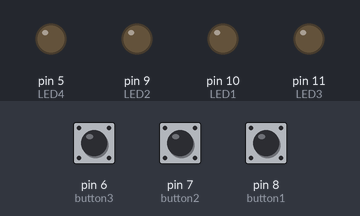
The sketch below on a simulated Arduino Uno, built with avr-gcc and run on an emulated ATmega328P. Parts: output pins drawn as LEDs (lit = HIGH). The test bench sets the inputs (shaded band); at power-on: pin 6 (button3) LOW, pin 7 (button2) LOW, pin 8 (button1) LOW. Random numbers use the default seed unless the sketch sets one.

Above: at 3.8 s.
3.9 s: pin 6 (button3) pulled HIGH for 1.8 s
At 4.9 s:
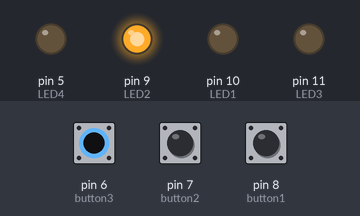
8.5 s: pin 7 (button2) pulled HIGH for 1.8 s
At 10.2 s:
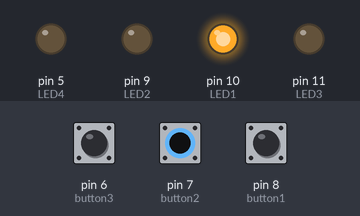
12.5 s: pin 8 (button1) pulled HIGH for 1.8 s
At 14.5 s:
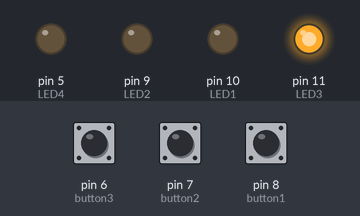
16.5 s: pin 8 (button1) pulled HIGH for 3.2 s
At 21.4 s:
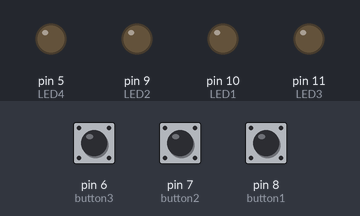
22.5 s: pin 6 (button3) pulled HIGH for 3.2 s
At 24.5 s:
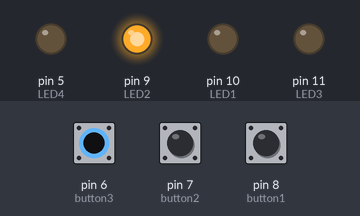
28.0 s: pin 6 (button3) driven HIGH and pin 7 (button2) driven HIGH and pin 8 (button1) driven HIGH
At 30.3 s:
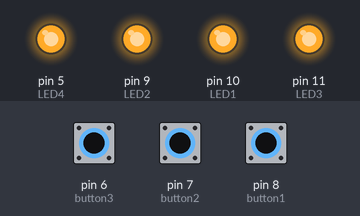
Timing chart, 0 to 31.8 s (numbered marks = the images above; inputs shaded):
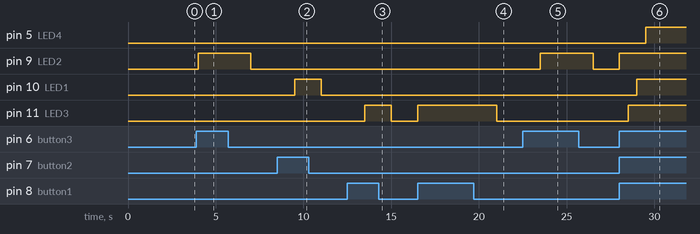

The sketch:

ButtonTest.ino
```cpp
int buttonPressed1 = 0;
int buttonPressed2 = 0;
int buttonPressed3 = 0;
int LED1 = 10;
int LED2 = 9;
int LED3 = 11;
int LED4 = 5;
int button1 = 8;
int button2 = 7;
int button3 = 6;
int loopDone = 0;


int randomBetween()
{
  int randomBetween = rand() % 3 + 9;
  return randomBetween;
}


//int firstLight = randomBetween();
//int firstLight = 9;
void setup()
{
  pinMode(button1, INPUT);
  pinMode(button2, INPUT);
  pinMode(button3, INPUT);
  pinMode(LED1, OUTPUT);
  pinMode(LED2, OUTPUT);
  pinMode(LED3, OUTPUT);
  pinMode(LED4, OUTPUT);
  Serial.begin(9600);
}

void loop()
{
  //Serial.print(randomBetween());
  /**
  while(loopDone < 1)
  {
    digitalWrite(firstLight,HIGH);
    loopDone++;
  }
  if(loopDone >= 1)
  {
    delay(1000);
    digitalWrite(firstLight, LOW);
  }
  */
  /**while(loopDone < 1)
  {
    digitalWrite(LED1, HIGH);
    digitalWrite(LED2, HIGH);
    digitalWrite(LED3, HIGH);
    loopDone++;
  }
  if(loopDone >= 1)
  {
    delay(1000);
    digitalWrite(LED1, LOW);
    digitalWrite(LED2, LOW);
    digitalWrite(LED3, LOW);
  }
  */
  buttonPressed1 = digitalRead(button1);
  if(buttonPressed1 == HIGH)
  {
    digitalWrite(LED3, HIGH);
  }
  else
  {
    digitalWrite(LED3, LOW);
  }
  delay(500);
  buttonPressed2 = digitalRead(button2);
  if(buttonPressed2 == HIGH)
  {
    digitalWrite(LED1, HIGH);
  }
  else
  {
    digitalWrite(LED1, LOW);
  }
  delay(500);
  buttonPressed3 = digitalRead(button3);
  if(buttonPressed3 == HIGH)
  {
    digitalWrite(LED2, HIGH);
  }
  else
  {
    digitalWrite(LED2, LOW);
  }
  if(buttonPressed1 == HIGH && buttonPressed2 == HIGH && buttonPressed3 == HIGH)
  {
    digitalWrite(LED4, HIGH);
  }
  else
  {
    digitalWrite(LED4, LOW);
  }
  delay(500);
}
```

Measured:
- after the input at 3.9 s, pin 9 (LED2): LOW → HIGH after 0.10 s, → LOW 3.0 s later
- after the input at 8.5 s, pin 10 (LED1): LOW → HIGH after 1.0 s, → LOW 1.5 s later
- after the input at 12.5 s, pin 11 (LED3): LOW → HIGH after 1.0 s, → LOW 1.5 s later
- after the input at 16.5 s, pin 11 (LED3): LOW → HIGH at once, → LOW 4.5 s later
- after the input at 22.5 s, pin 9 (LED2): LOW → HIGH after 1.0 s, → LOW 3.0 s later
- after the input at 28.0 s, pin 5 (LED4): LOW → HIGH after 1.5 s; pin 9 (LED2): LOW → HIGH at once; pin 10 (LED1): LOW → HIGH after 1.0 s; pin 11 (LED3): LOW → HIGH after 0.50 s
